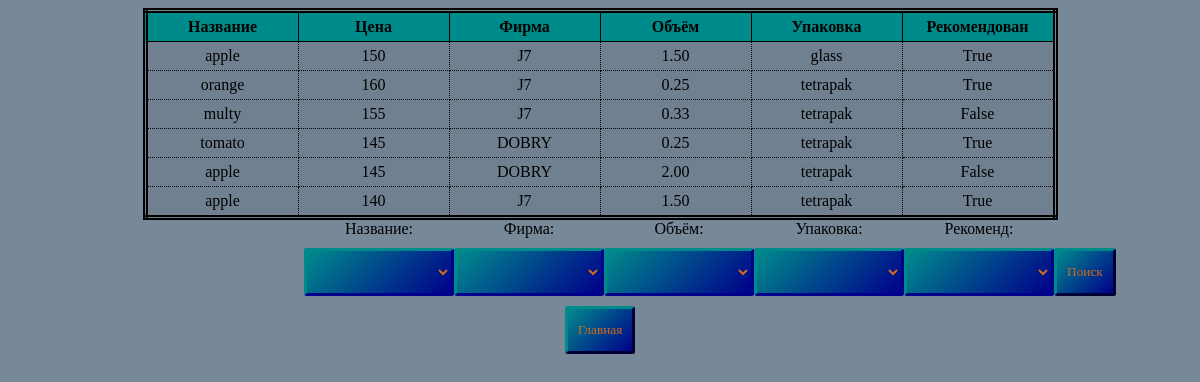
The page /table/1 on the database its author committed.
### tableconnect/models.py (models this page shows)
class Product(models.Model):
    name = models.CharField(max_length=10, null=True)
    price = models.IntegerField(null=True)
    firma = models.ForeignKey(Company, on_delete=models.CASCADE)
    volume = models.DecimalField(max_digits=4, decimal_places=2, null=True)
    pack = models.CharField(max_length=10, null=True)
    recomend = models.BooleanField(null=True)

class Company(models.Model):
    title = models.CharField(max_length=20)

### tableconnect/views.py (the view, shortened to what this page needs)
# urls.py: path('table/1', views.table1, name='sv1'),
def table1(req):
    baza = Product.objects.all()
    anketa = FormJuice()
    bd = []
    for i in baza:
        bd.append((i.name, i.price, i.firma.title, i.volume, i.pack, i.recomend))
    title = ('Название', 'Цена', 'Фирма', 'Объём', 'Упаковка', 'Рекомендован')
    data = {'table': bd, 'title': title, 'forma': anketa}
    return render(req, 'totable.html', context=data)

### tableconnect/myforms.py
class FormJuice(forms.Form):
    name = forms.ModelChoiceField(Product.objects.values_list('name', flat=True).distinct(),
                                   required=False, to_field_name='name', empty_label='', label='Название')
    firma = forms.ModelChoiceField(Company.objects.values_list('title', flat=True),
                                   required=False, to_field_name='title', empty_label='', label='Фирма')
    volume = forms.ModelChoiceField(Product.objects.values_list('volume', flat=True).distinct(),
                                   required=False, to_field_name='volume', empty_label='', label='Объём')
    pack = forms.ModelChoiceField(Product.objects.values_list('pack', flat=True).distinct(),
                                   required=False, to_field_name='pack', empty_label='', label='Упаковка')
    recomend = forms.ModelChoiceField(Product.objects.values_list('recomend', flat=True).distinct(),
                                   required=False, to_field_name='recomend', empty_label='', label='Рекоменд')

### templates/totable.html (shortened to what this page needs)
<!DOCTYPE html>
{% load static %}
<html lang="en">
<head>
    <link rel="stylesheet" href="{% static 'css/main.css' %}">
</head>
<body>
    <table>
        <tr>
            {% for t in title %}
                <th>{{ t }}</th>
            {% endfor %}
        </tr>
        {% for t in table %}
            <tr>
                {% for one in t %}
                    <td>{{ one }}</td>
                {% endfor %}
            </tr>
        {% endfor %}
    </table>
<form action="" method="post">
    {{ forma.as_div }}
    <input type="submit" value="Поиск">
</form>
<a href="{% url 'index' %}"><button>Главная</button></a>
</body>
</html>

### tableconnect/static/css/main.css (style rules this page uses)
body { font-family: "Yu Gothic"; background-color: lightslategray; text-align: center; box-sizing: border-box; }
a { display: block; color: darkblue; width: max-content; margin: auto; }
button, input[type=submit], select { background: linear-gradient(-45deg, darkblue, darkcyan); border-radius: 3px; border-width: 3px; border-top-color: darkcyan; border-left-color: darkcyan; border-bottom-color: darkblue; border-right-color: darkblue; padding: 10px; font-family: "Yu Gothic"; color: chocolate; margin-top: 10px; height: 48px; }
table { margin: auto; border-collapse: collapse; border: double 5px black; font-family: "Yu Gothic"; }
td { border: 1px dotted black; padding: 5px; width: 100px; background-color: slategrey; }
th { border: 1px solid black; padding: 5px; width: 140px; background-color: darkcyan; }
select { width: 150px; }
label { display: block; }
form { display: flex; flex-direction: row; justify-content: space-around; align-items: end; max-width: 50%; margin: auto; }

### rows shown on the page
Product: t "apple" "1.50" "glass"
Company: t "J7" "J7" "J7" "J7"
Product: t "orange" "0.25" "tetrapak"
Product: t "multy" "0.33" "tetrapak"
Product: t "tomato" "0.25" "tetrapak"
Company: t "DOBRY" "DOBRY"
Product: t "apple" "2.00" "tetrapak"
Product: t "apple" "1.50" "tetrapak"

### other values the page prints
{{ t }} "Название" "Цена" "Фирма" "Объём" "Упаковка" "Рекомендован"
{{ one }} "150" "True" "160" "True" "155" "False" "145" "True" "145" "False" "140" "True"
